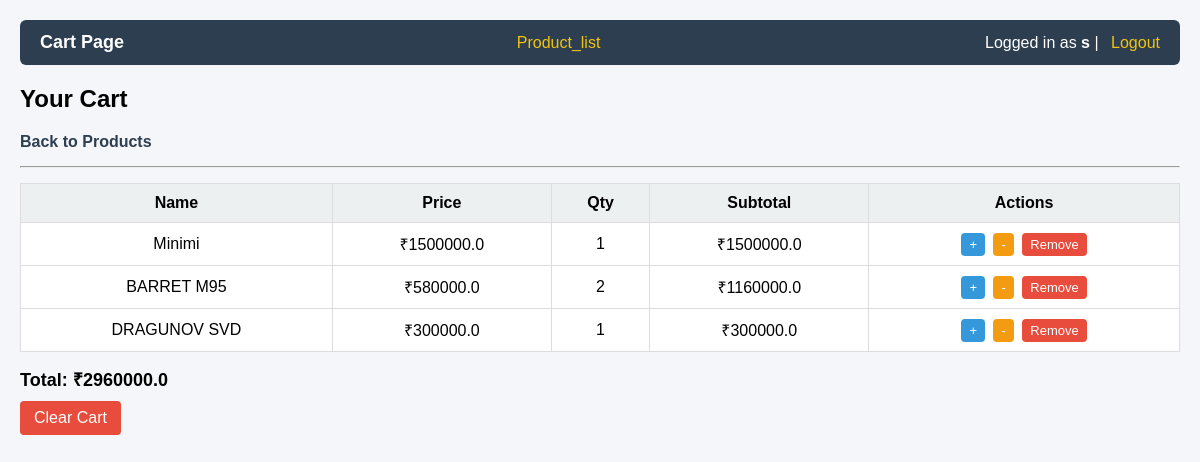
The app's page /user-cart/ (signed in) with its own data.
### app1/models.py (models this page shows, shortened)
class CartItem(models.Model):
    cart=models.ForeignKey(Cart,on_delete=models.CASCADE,related_name="items")
    product=models.ForeignKey(Product,on_delete=models.CASCADE)
    quantity=models.PositiveIntegerField(default=1)
    class Meta:
        unique_together = ('cart','product')

class Product(models.Model):
    p_name = models.CharField(max_length=25)
    p_price = models.FloatField()
    p_image = models.FileField(upload_to='products/')
    category = models.ForeignKey(
        Category,
        on_delete=models.CASCADE,
        related_name='products'
    )

### app1/views.py (the view)
# urls.py: path('user-cart/', read_cart_user, name='read_cart_user'),
@login_required(login_url='login_user')
def read_cart_user(request):
    cart, _ = Cart.objects.get_or_create(user=request.user)
    items = cart.items.all()
    total = 0
    for item in items:
        item.subtotal = item.product.p_price * item.quantity
        total += item.subtotal
    return render(request, 'cart.html', {
        'items': items,'total': total })

### template/cart.html (shortened to what this page needs)
{% load static %}
<!DOCTYPE html>
<html>
<head>
    <link rel="stylesheet" href="{% static 'cart.css' %}">
</head>
<body>
<div class="top-bar">
    <div class="title">Cart Page</div>
    <a href="{% url 'product_list'%}">Product_list</a>
    <div class="auth">
        {% if user.is_authenticated %}
            Logged in as <b>{{ user.username }}</b> |
            <a href="{% url 'logout_user' %}">Logout</a>
        {% else %}
            <a href="{% url 'login_user' %}">Login</a>
        {% endif %}
    </div>
</div>
<h2>Your Cart</h2>
<div class="nav">
    <a href="{% url 'product_list' %}">Back to Products</a>
</div>
<hr>
{% if items %}
<table class="cart-table">
    <tr>
        <th>Name</th>
        <th>Price</th>
        <th>Qty</th>
        <th>Subtotal</th>
        <th>Actions</th>
    </tr>
    {% for item in items %}
    <tr>
        <td>{{ item.product.p_name }}</td>
        <td>₹{{ item.product.p_price }}</td>
        <td>{{ item.quantity }}</td>
        <td>₹{{ item.subtotal }}</td>
        <td>
            <a class="btn" href="{% url 'inc_cart_user' item.product.id %}">+</a>
            <a class="btn warn" href="{% url 'dec_cart_user' item.product.id %}">-</a>
            <a class="btn danger" href="{% url 'remove_cart_user' item.product.id %}">Remove</a>
        </td>
    </tr>
    {% endfor %}
</table>
<div class="summary">
    <strong>Total: ₹{{ total }}</strong>
</div>
<a class="clear-btn" href="{% url 'clear_cart_user' %}">Clear Cart</a>
{% else %}
<p class="empty">Cart is empty</p>
{% endif %}
</body>
</html>

### static/cart.css (style rules this page uses)
body { font-family: Arial, sans-serif; background: #f5f6fa; margin: 0; padding: 20px; }
.top-bar { display: flex; justify-content: space-between; align-items: center; background: #2c3e50; color: white; padding: 12px 20px; border-radius: 6px; }
.top-bar a { color: #f1c40f; text-decoration: none; margin-left: 8px; }
.title { font-size: 18px; font-weight: bold; }
.nav { margin: 15px 0; }
.nav a { text-decoration: none; color: #2c3e50; font-weight: bold; }
.cart-table { width: 100%; border-collapse: collapse; background: white; margin-top: 15px; }
.cart-table th, .cart-table td { border: 1px solid #ddd; padding: 10px; text-align: center; }
.cart-table th { background: #ecf0f1; }
.btn { padding: 4px 8px; text-decoration: none; background: #3498db; color: white; border-radius: 4px; font-size: 13px; margin: 0 2px; }
.warn { background: #f39c12; }
.danger { background: #e74c3c; }
.summary { margin-top: 15px; font-size: 18px; }
.clear-btn { display: inline-block; margin-top: 10px; padding: 8px 14px; background: #e74c3c; color: white; text-decoration: none; border-radius: 4px; }

### records on screen
CartItem: product.p_name "Minimi", product.p_price "1500000.0", quantity "1", subtotal "1500000.0"
CartItem: product.p_name "BARRET M95", product.p_price "580000.0", quantity "2", subtotal "1160000.0"
CartItem: product.p_name "DRAGUNOV SVD", product.p_price "300000.0", quantity "1", subtotal "300000.0"

### other values on screen
{{ user.username }} "s"
{{ total }} "2960000.0"
